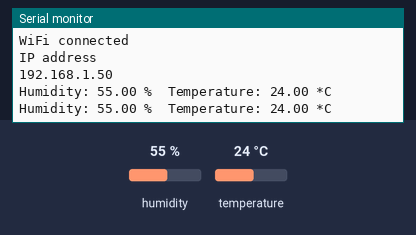
Bench run of a sketch on a simulated ESP8266 (NodeMCU). Shown: the last lines printed to the serial monitor. Inputs (shaded band) come from the test bench; at power-on: humidity 55 %, temperature 24 °C. WiFi joins after 1.5 s; servers stay silent unless stated.

Above: at 2.7 s.
2.8 s: humidity set to 22 %
At 4.1 s:
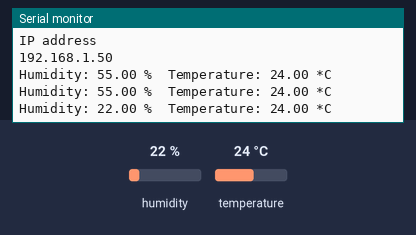
5.5 s: temperature set to 12 °C
At 6.4 s:
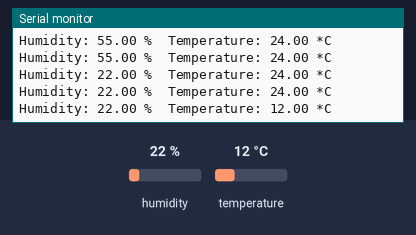
8.2 s: humidity set to 40 %
At 9.4 s:
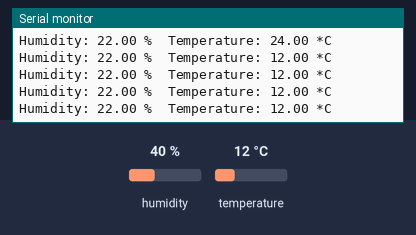
Timing chart, 0 to 11.2 s (numbered marks = the images above; inputs shaded):
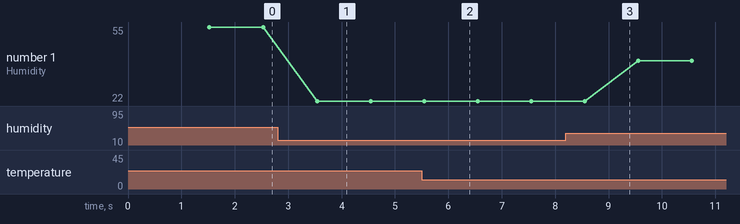

The sketch:

nodeMCU.ino
```cpp
#include "DHT.h"
#include <ESP8266WiFi.h>

const char* ssid = "Apple TV";
const char* password = "APPLE_TV";

#define DHTPIN 5
#define DHTTYPE DHT22
DHT dht(DHTPIN, DHTTYPE, 15);
void setup() {
  Serial.begin(9600);
  delay(10);
  Serial.print("test dht");
  Serial.println();
  Serial.println();
  Serial.print("Connecting to");
  Serial.print(ssid);

  WiFi.begin(ssid, password);
  dht.begin();

  while (WiFi.status() != WL_CONNECTED) {
    delay(500);
    Serial.print(".");
  }
  Serial.println("");
  Serial.println("WiFi connected");
  Serial.println("IP address");
  Serial.println(WiFi.localIP());
}

void loop() {
  float h = dht.readHumidity();
  float t = dht.readTemperature();

  if (isnan(t) || isnan(h)) {
    Serial.println("Fail");
  } else {
     Serial.print("Humidity: ");
     Serial.print(h);
     Serial.print(" %\t");
     Serial.print("Temperature: ");
     Serial.print(t);
     Serial.print(" *C ");
     Serial.println("");
  }
  delay(1000);

}
```

Measured:
- after the input at 2.8 s, the serial monitor: prints a new line after 0.74 s (image 1)
- after the input at 5.5 s, the serial monitor: prints a new line after 0.05 s (image 2)
- plotted number 1: 55 → 22 after the input at 2.8 s, 22 → 40 after the input at 8.2 s
